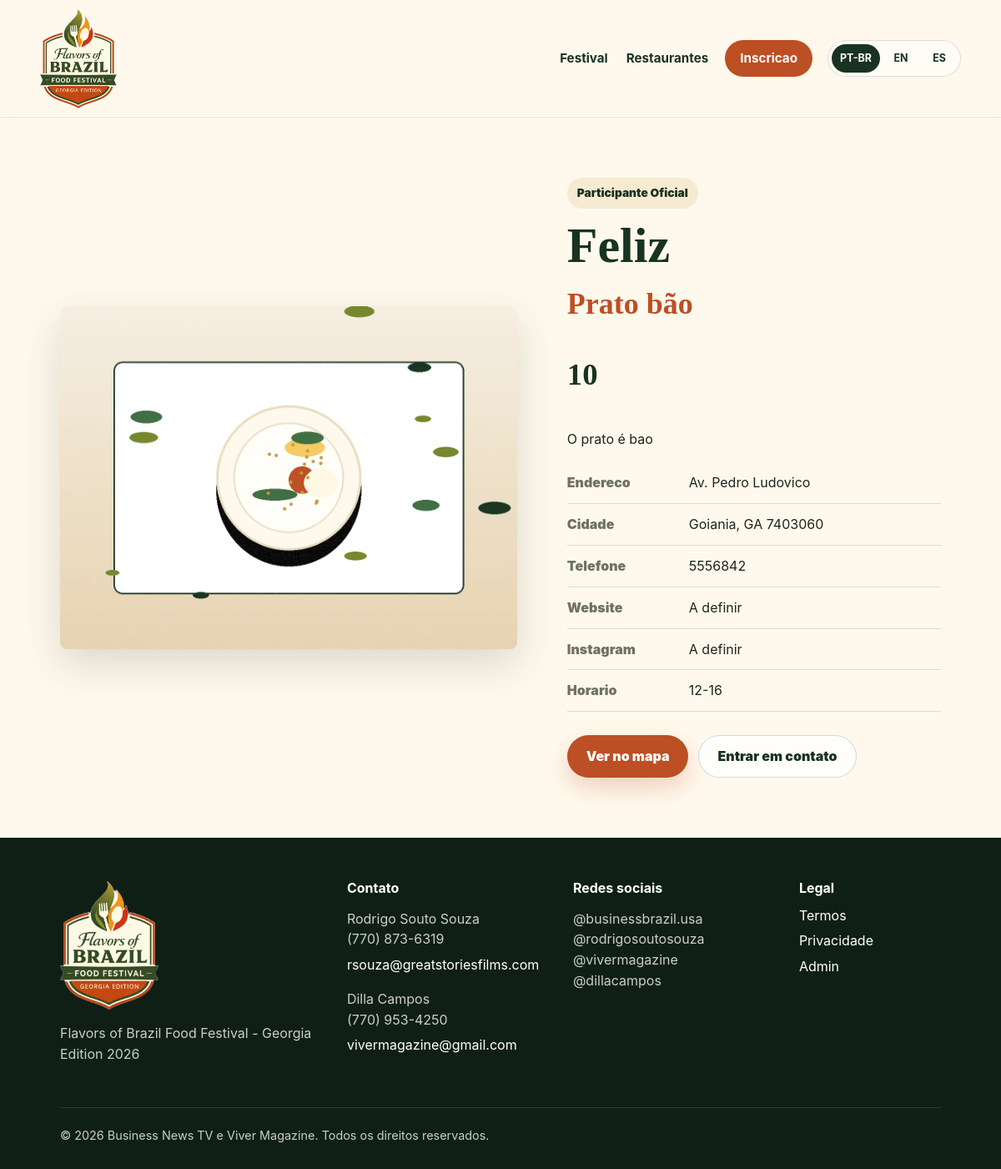
Screenshot of /restaurantes/feliz with the database file from the repository.
### app/models.py (models this page shows, shortened)
class TimestampMixin:
    created_at = db.Column(db.DateTime, default=datetime.utcnow, nullable=False)
    updated_at = db.Column(
        db.DateTime,
        default=datetime.utcnow,
        onupdate=datetime.utcnow,
        nullable=False,
    )

class Restaurant(db.Model, TimestampMixin):
    __tablename__ = "restaurants"
    id = db.Column(db.Integer, primary_key=True)
    application_id = db.Column(db.Integer, db.ForeignKey("applications.id"), nullable=True)
    name = db.Column(db.String(180), nullable=False)
    slug = db.Column(db.String(220), nullable=False, unique=True, index=True)
    description = db.Column(db.Text, nullable=False)
    dish_name = db.Column(db.String(180), nullable=False)
    dish_description = db.Column(db.Text, nullable=False)
    dish_price = db.Column(db.String(40), nullable=False)
    address = db.Column(db.String(255), nullable=False)
    city = db.Column(db.String(120), nullable=False)
    state = db.Column(db.String(40), nullable=False)
    zip_code = db.Column(db.String(20), nullable=False)
    phone = db.Column(db.String(80), nullable=False)
    website = db.Column(db.String(255))
    instagram = db.Column(db.String(255))
    business_hours = db.Column(db.Text, nullable=False)
    image = db.Column(db.String(255))
    is_published = db.Column(db.Boolean, default=False, nullable=False, index=True)
    application = db.relationship("Application", back_populates="restaurant")

class Setting(db.Model):
    __tablename__ = "settings"
    id = db.Column(db.Integer, primary_key=True)
    key = db.Column(db.String(120), unique=True, nullable=False, index=True)
    value = db.Column(db.Text, nullable=False)
    @classmethod
    def get(cls, key, default=""):
        item = cls.query.filter_by(key=key).first()
        return item.value if item else default

### app/routes.py (the view)
@bp.route("/restaurantes/<slug>")
def restaurant_detail(slug):
    restaurant = Restaurant.query.filter_by(slug=slug, is_published=True).first_or_404()
    seo = {
        "title": f"{restaurant.name} | Flavors of Brazil Food Festival",
        "description": restaurant.dish_description[:155],
        "image": url_for("static", filename=restaurant.image or "assets/generated/restaurant-placeholder.webp", _external=True),
    }
    return render_template(
        "restaurant_detail.html",
        restaurant=restaurant,
        seo=seo,
        schema=restaurant_schema(restaurant),
        map_link=map_url(restaurant),
        phone_link=phone_href(restaurant.phone),
    )

### app/auth.py (called while the page is built)
def current_user():
    user_id = session.get("user_id")
    if not user_id:
        return None
    return User.query.get(user_id)

### app/content.py (called while the page is built, shortened)
def translate(lang, key):
    bundle = TRANSLATIONS.get(lang, TRANSLATIONS[DEFAULT_LANGUAGE])
    return bundle.get(key, TRANSLATIONS[DEFAULT_LANGUAGE].get(key, key))

def localize_settings(settings, lang):
    localized = dict(settings)
    if lang == DEFAULT_LANGUAGE:
        return localized

### app/seo.py (called while the page is built)
def external_url(endpoint, **values):
    try:
        return url_for(endpoint, _external=True, **values)
    except RuntimeError:
        base = current_app.config.get("SITE_URL", "").rstrip("/")
        path = url_for(endpoint, **values)
        return f"{base}{path}"

def public_image(path):
    if not path:
        return external_url("static", filename="assets/generated/restaurant-placeholder.webp")
    if path.startswith("http://") or path.startswith("https://"):
        return path
    if path.startswith("/static/"):
        return f"{request.url_root.rstrip('/')}{path}"
    return external_url("static", filename=path)

def map_url(restaurant):
    query = f"{restaurant.address}, {restaurant.city}, {restaurant.state} {restaurant.zip_code}"
    return f"https://www.google.com/maps/search/?api=1&query={quote_plus(query)}"

def phone_href(phone):
    digits = re.sub(r"[^0-9+]", "", phone or "")
    return f"tel:{digits}" if digits else "#"

### templates/restaurant_detail.html
{% extends "base.html" %}
{% block content %}
<section class="restaurant-detail">
  <div class="restaurant-photo">
    <img src="{{ asset_url(restaurant.image) }}" alt="{{ restaurant.dish_name }} servido por {{ restaurant.name }}">
  </div>
  <div class="restaurant-info">
    <span class="badge">{{ t('official_badge') }}</span>
    <h1>{{ restaurant.name }}</h1>
    <h2>{{ restaurant.dish_name }}</h2>
    <p class="price">{{ restaurant.dish_price }}</p>
    <p>{{ restaurant.dish_description }}</p>
    <dl class="detail-list">
      <div><dt>Endereco</dt><dd>{{ restaurant.address }}</dd></div>
      <div><dt>Cidade</dt><dd>{{ restaurant.city }}, {{ restaurant.state }} {{ restaurant.zip_code }}</dd></div>
      <div><dt>Telefone</dt><dd>{{ restaurant.phone }}</dd></div>
      <div><dt>Website</dt><dd>{% if restaurant.website %}<a href="{{ restaurant.website }}" target="_blank" rel="noopener">{{ restaurant.website }}</a>{% else %}A definir{% endif %}</dd></div>
      <div><dt>Instagram</dt><dd>{% if restaurant.instagram %}<a href="{{ restaurant.instagram }}" target="_blank" rel="noopener">{{ restaurant.instagram }}</a>{% else %}A definir{% endif %}</dd></div>
      <div><dt>Horario</dt><dd>{{ restaurant.business_hours }}</dd></div>
    </dl>
    <div class="hero-actions">
      <a class="button primary" href="{{ map_link }}" target="_blank" rel="noopener">{{ t('view_map') }}</a>
      <a class="button secondary" href="{{ phone_link }}">{{ t('contact') }}</a>
    </div>
  </div>
</section>
{% endblock %}

### templates/base.html (shortened to what this page needs)
<!doctype html>
<html lang="{{ active_lang }}">
<head>
  <link rel="stylesheet" href="{{ url_for('static', filename='css/style.css') }}">
</head>
<body>
  <header class="site-header" data-header>
    <a class="brand" href="{{ url_for('main.index') }}" aria-label="Flavors of Brazil">
      <img src="{{ url_for('static', filename='assets/logo.png') }}" alt="Flavors of Brazil Food Festival logo">
    </a>
    <nav class="site-nav" data-menu>
      <a href="{{ url_for('main.index') }}#festival">{{ t('nav_festival') }}</a>
      <a href="{{ url_for('main.restaurants') }}">{{ t('nav_restaurants') }}</a>
      <a href="{{ url_for('main.apply') }}" class="nav-cta">{{ t('nav_apply') }}</a>
      <div class="language-switcher" aria-label="Selecionar idioma">
        {% for code, label in languages.items() %}
          <a class="{{ 'active' if active_lang == code else '' }}" href="{{ url_for('main.set_language', lang=code, next=request.full_path) }}">{{ label }}</a>
        {% endfor %}
      </div>
    </nav>
  </header>
  <main>
    {% block content %}{% endblock %}
  </main>
  <footer class="site-footer">
    <div class="footer-grid">
      <div>
        <img class="footer-logo" src="{{ url_for('static', filename='assets/logo.png') }}" alt="Flavors of Brazil Food Festival">
        <p>{{ site_settings.festival_name }} - {{ site_settings.festival_edition }}</p>
      </div>
      <div>
        <h2>{{ t('footer_contact') }}</h2>
        <p>{{ site_settings.contact_rodrigo_name }}<br>{{ site_settings.contact_rodrigo_phone }}<br><a href="mailto:{{ site_settings.contact_rodrigo_email }}">{{ site_settings.contact_rodrigo_email }}</a></p>
        <p>{{ site_settings.contact_dilla_name }}<br>{{ site_settings.contact_dilla_phone }}<br><a href="mailto:{{ site_settings.contact_dilla_email }}">{{ site_settings.contact_dilla_email }}</a></p>
      </div>
      <div>
        <h2>{{ t('footer_social') }}</h2>
        <p>{{ site_settings.instagram_business }}<br>{{ site_settings.instagram_rodrigo }}<br>{{ site_settings.instagram_viver }}<br>{{ site_settings.instagram_dilla }}</p>
      </div>
      <div>
        <h2>{{ t('footer_legal') }}</h2>
        <a href="{{ url_for('main.terms') }}">{{ t('terms') }}</a>
        <a href="{{ url_for('main.privacy') }}">{{ t('privacy') }}</a>
        <a href="{{ url_for('main.admin_login') }}">{{ t('nav_admin') }}</a>
      </div>
    </div>
    <p class="copyright">© 2026 Business News TV e Viver Magazine. {{ t('footer_rights') }}</p>
  </footer>
</body>
</html>

### static/css/style.css (style rules this page uses)
:root { --green-950: #183321; --green-850: #25462d; --green-700: #3f6d42; --terracotta: #bd4f24; --terracotta-deep: #963817; --gold: #c99a3a; --cream: #fff9ed; --paper: #f6efe1; --white: #ffffff; --ink: #1f251b; --muted: #6f725f; --line: rgba(31, 37, 27, 0.14); --shadow: 0 18px 50px rgba(24, 51, 33, 0.16); --font-display: Georgia, "Times New Roman", serif; --font-body: Inter, ui-sans-serif, system-ui, -apple-system, BlinkMacSystemFont, "Segoe UI", sans-serif; }
* { box-sizing: border-box; }
html { scroll-behavior: smooth; }
body { margin: 0; background: var(--cream); color: var(--ink); font-family: var(--font-body); line-height: 1.55; }
img { display: block; max-width: 100%; }
a { color: inherit; text-decoration: none; }
.site-header { position: sticky; top: 0; z-index: 50; display: flex; align-items: center; justify-content: space-between; gap: 24px; min-height: 76px; padding: 10px clamp(18px, 4vw, 54px); background: rgba(255, 249, 237, 0.86); border-bottom: 1px solid rgba(24, 51, 33, 0.09); backdrop-filter: blur(18px); transition: box-shadow 180ms ease, background 180ms ease; }
.brand img { width: 92px; height: auto; }
.site-nav { display: flex; align-items: center; gap: 18px; font-size: 0.95rem; font-weight: 700; }
.site-nav a { padding: 8px 2px; color: var(--green-950); }
.site-nav .nav-cta { padding: 10px 18px; border-radius: 999px; color: var(--white); background: var(--terracotta); }
.language-switcher { display: flex; align-items: center; gap: 4px; padding: 4px; border: 1px solid var(--line); border-radius: 999px; background: rgba(255, 255, 255, 0.5); }
.language-switcher a { min-width: 42px; padding: 7px 10px; border-radius: 999px; text-align: center; font-size: 0.78rem; }
.language-switcher .active { background: var(--green-950); color: var(--white); }
h1, h2, h3 { line-height: 1.03; margin: 0; }
h1, h2 { font-family: var(--font-display); font-weight: 700; }
.hero-actions, .button-row { display: flex; flex-wrap: wrap; gap: 12px; align-items: center; margin-top: 28px; }
.button { display: inline-flex; align-items: center; justify-content: center; min-height: 48px; padding: 12px 22px; border: 1px solid transparent; border-radius: 999px; font-weight: 900; cursor: pointer; transition: transform 160ms ease, background 160ms ease, color 160ms ease, border 160ms ease; }
.button.primary { background: var(--terracotta); color: var(--white); box-shadow: 0 12px 28px rgba(189, 79, 36, 0.24); }
.button.secondary { background: rgba(255, 255, 255, 0.85); border-color: rgba(24, 51, 33, 0.18); color: var(--green-950); }
.split h2, .section-heading h2, .page-hero h1, .restaurant-info h1 { font-size: clamp(2.2rem, 5vw, 5.2rem); color: var(--green-950); }
.pill-list span, .check-grid span, .badge, .status-chip { display: inline-flex; align-items: center; min-height: 36px; padding: 8px 12px; border-radius: 999px; background: rgba(201, 154, 58, 0.16); color: var(--green-950); font-size: 0.86rem; font-weight: 900; }
.image-panel img, .media-band img, .certificate img, .restaurant-photo img { width: 100%; object-fit: cover; border-radius: 8px; box-shadow: var(--shadow); }
.restaurant-detail { display: grid; grid-template-columns: minmax(0, 1.1fr) minmax(360px, 0.9fr); gap: clamp(28px, 5vw, 64px); min-height: calc(100svh - 76px); padding: clamp(40px, 6vw, 74px) clamp(20px, 6vw, 82px); align-items: center; }
.restaurant-photo img { aspect-ratio: 4 / 3; }
.restaurant-info h1 { margin-top: 14px; }
.restaurant-info h2 { margin-top: 20px; color: var(--terracotta); font-size: clamp(1.5rem, 3vw, 2.6rem); }
.price { color: var(--green-950); font-family: var(--font-display); font-size: 2.3rem; font-weight: 700; }
.detail-list { display: grid; gap: 12px; margin: 28px 0 0; }
.detail-list div, .admin-dl div { display: grid; grid-template-columns: 130px minmax(0, 1fr); gap: 16px; padding-bottom: 12px; border-bottom: 1px solid var(--line); }
dt { color: var(--muted); font-weight: 900; }
dd { margin: 0; }
.site-footer { padding: 52px clamp(20px, 6vw, 82px) 28px; background: #101f16; color: rgba(255, 255, 255, 0.78); }
.footer-grid { display: grid; grid-template-columns: 1.3fr 1fr 1fr 0.7fr; gap: 28px; }
.footer-logo { width: 118px; margin-bottom: 14px; }
.site-footer h2 { margin: 0 0 12px; color: var(--white); font-family: var(--font-body); font-size: 1rem; }
.site-footer a { display: block; margin: 6px 0; color: var(--white); }
.copyright { margin: 36px 0 0; padding-top: 22px; border-top: 1px solid rgba(255, 255, 255, 0.12); font-size: 0.9rem; }

### rows the page displays
Restaurant: image (placeholder picture), name "Feliz", dish_name "Prato bão", dish_price "10", dish_description "O prato é bao", address "Av. Pedro Ludovico", city "Goiania", state "GA", zip_code "7403060", phone "5556842", business_hours "12-16"
Setting: festival_name "Flavors of Brazil Food Festival"
Setting: festival_edition "Georgia Edition 2026"
Setting: contact_rodrigo_name "Rodrigo Souto Souza"
Setting: contact_rodrigo_phone "(770) 873-6319"
Setting: contact_rodrigo_email "rsouza@greatstoriesfilms.com"
Setting: contact_dilla_name "Dilla Campos"
Setting: contact_dilla_phone "(770) 953-4250"
Setting: contact_dilla_email "vivermagazine@gmail.com"
Setting: instagram_business "@businessbrazil.usa"
Setting: instagram_rodrigo "@rodrigosoutosouza"
Setting: instagram_viver "@vivermagazine"
Setting: instagram_dilla "@dillacampos"

### other values shown
{{ t('nav_festival') }} "Festival"
{{ t('nav_restaurants') }} "Restaurantes"
{{ t('nav_apply') }} "Inscricao"
{{ label }} "PT-BR" "EN" "ES"
{{ t('official_badge') }} "Participante Oficial"
{{ t('view_map') }} "Ver no mapa"
{{ t('contact') }} "Entrar em contato"
{{ t('footer_contact') }} "Contato"
{{ t('footer_social') }} "Redes sociais"
{{ t('footer_legal') }} "Legal"
{{ t('terms') }} "Termos"
{{ t('privacy') }} "Privacidade"
{{ t('nav_admin') }} "Admin"
{{ t('footer_rights') }} "Todos os direitos reservados."
